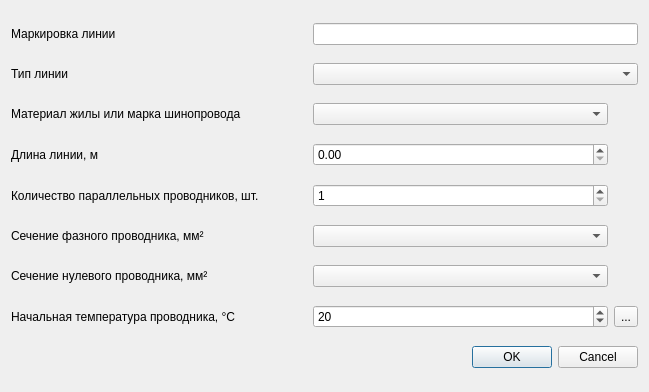
<?xml version="1.0" encoding="UTF-8"?>
<ui version="4.0">
 <class>AddCableDialog</class>
 <widget class="QDialog" name="AddCableDialog">
  <property name="geometry">
   <rect>
    <x>0</x>
    <y>0</y>
    <width>649</width>
    <height>392</height>
   </rect>
  </property>
  <property name="windowTitle">
   <string>Диалог добавления линии</string>
  </property>
  <property name="modal">
   <bool>true</bool>
  </property>
  <layout class="QGridLayout" name="gridLayout">
   <item row="0" column="2" colspan="2">
    <widget class="QLineEdit" name="lineEdit"/>
   </item>
   <item row="1" column="0">
    <widget class="QLabel" name="label_2">
     <property name="text">
      <string>Тип линии</string>
     </property>
    </widget>
   </item>
   <item row="3" column="0">
    <widget class="QLabel" name="label_4">
     <property name="text">
      <string>Длина линии, м</string>
     </property>
    </widget>
   </item>
   <item row="5" column="0">
    <widget class="QLabel" name="label_6">
     <property name="text">
      <string>Сечение фазного проводника, мм²</string>
     </property>
    </widget>
   </item>
   <item row="5" column="2">
    <widget class="QComboBox" name="comboBox_size_of_cable_phase"/>
   </item>
   <item row="6" column="0">
    <widget class="QLabel" name="label_7">
     <property name="text">
      <string>Сечение нулевого проводника, мм²</string>
     </property>
    </widget>
   </item>
   <item row="7" column="2">
    <widget class="QSpinBox" name="spinBox_temperature">
     <property name="maximum">
      <number>9999</number>
     </property>
     <property name="value">
      <number>20</number>
     </property>
    </widget>
   </item>
   <item row="1" column="2" colspan="2">
    <widget class="QComboBox" name="comboBox_linetype"/>
   </item>
   <item row="2" column="2">
    <widget class="QComboBox" name="comboBox_material_of_cable_core"/>
   </item>
   <item row="2" column="0">
    <widget class="QLabel" name="label_3">
     <property name="text">
      <string>Материал жилы или марка шинопровода</string>
     </property>
    </widget>
   </item>
   <item row="4" column="2">
    <widget class="QSpinBox" name="spinBox_parallel_fider">
     <property name="minimum">
      <number>1</number>
     </property>
    </widget>
   </item>
   <item row="6" column="2">
    <widget class="QComboBox" name="comboBox_size_of_cable_neutral"/>
   </item>
   <item row="7" column="0">
    <widget class="QLabel" name="label_8">
     <property name="text">
      <string>Начальная температура проводника, °С</string>
     </property>
    </widget>
   </item>
   <item row="7" column="3">
    <widget class="QToolButton" name="toolButton">
     <property name="text">
      <string>...</string>
     </property>
    </widget>
   </item>
   <item row="8" column="2" colspan="2">
    <widget class="QDialogButtonBox" name="buttonBox">
     <property name="orientation">
      <enum>Qt::Horizontal</enum>
     </property>
     <property name="standardButtons">
      <set>QDialogButtonBox::Cancel|QDialogButtonBox::Ok</set>
     </property>
    </widget>
   </item>
   <item row="0" column="0">
    <widget class="QLabel" name="label">
     <property name="text">
      <string>Маркировка линии</string>
     </property>
    </widget>
   </item>
   <item row="3" column="2">
    <widget class="QDoubleSpinBox" name="doubleSpinBox_linelength">
     <property name="maximum">
      <double>99999.990000000005239</double>
     </property>
    </widget>
   </item>
   <item row="4" column="0">
    <widget class="QLabel" name="label_5">
     <property name="text">
      <string>Количество параллельных проводников, шт.</string>
     </property>
    </widget>
   </item>
  </layout>
 </widget>
 <resources/>
 <connections>
  <connection>
   <sender>buttonBox</sender>
   <signal>accepted()</signal>
   <receiver>AddCableDialog</receiver>
   <slot>accept()</slot>
   <hints>
    <hint type="sourcelabel">
     <x>532</x>
     <y>359</y>
    </hint>
    <hint type="destinationlabel">
     <x>523</x>
     <y>380</y>
    </hint>
   </hints>
  </connection>
  <connection>
   <sender>buttonBox</sender>
   <signal>rejected()</signal>
   <receiver>AddCableDialog</receiver>
   <slot>reject()</slot>
   <hints>
    <hint type="sourcelabel">
     <x>600</x>
     <y>365</y>
    </hint>
    <hint type="destinationlabel">
     <x>591</x>
     <y>381</y>
    </hint>
   </hints>
  </connection>
  <connection>
   <sender>comboBox_linetype</sender>
   <signal>currentTextChanged(QString)</signal>
   <receiver>AddCableDialog</receiver>
   <slot>on_clicked_comboBox_linetype()</slot>
   <hints>
    <hint type="sourcelabel">
     <x>336</x>
     <y>70</y>
    </hint>
    <hint type="destinationlabel">
     <x>239</x>
     <y>88</y>
    </hint>
   </hints>
  </connection>
  <connection>
   <sender>comboBox_material_of_cable_core</sender>
   <signal>currentTextChanged(QString)</signal>
   <receiver>AddCableDialog</receiver>
   <slot>on_clicked_comboBox_material_of_cable_core()</slot>
   <hints>
    <hint type="sourcelabel">
     <x>342</x>
     <y>124</y>
    </hint>
    <hint type="destinationlabel">
     <x>236</x>
     <y>126</y>
    </hint>
   </hints>
  </connection>
  <connection>
   <sender>comboBox_size_of_cable_phase</sender>
   <signal>currentTextChanged(QString)</signal>
   <receiver>AddCableDialog</receiver>
   <slot>on_clicked_comboBox_size_of_cable_phase()</slot>
   <hints>
    <hint type="sourcelabel">
     <x>338</x>
     <y>236</y>
    </hint>
    <hint type="destinationlabel">
     <x>264</x>
     <y>251</y>
    </hint>
   </hints>
  </connection>
 </connections>
 <slots>
  <slot>on_clicked_comboBox_linetype()</slot>
  <slot>on_clicked_comboBox_material_of_cable_core()</slot>
  <slot>on_clicked_comboBox_size_of_cable_phase()</slot>
  <slot>on_clicked_comboBox_size_of_cable_neutral()</slot>
 </slots>
</ui>
